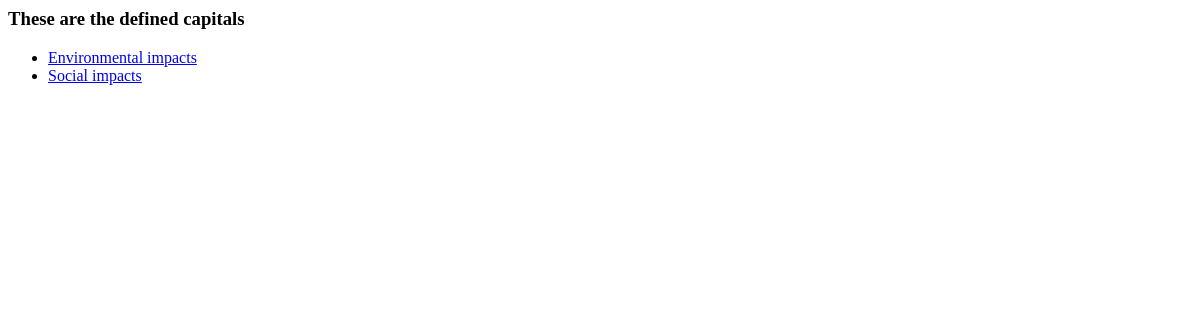
The page /co2/ on the database as committed earlier.
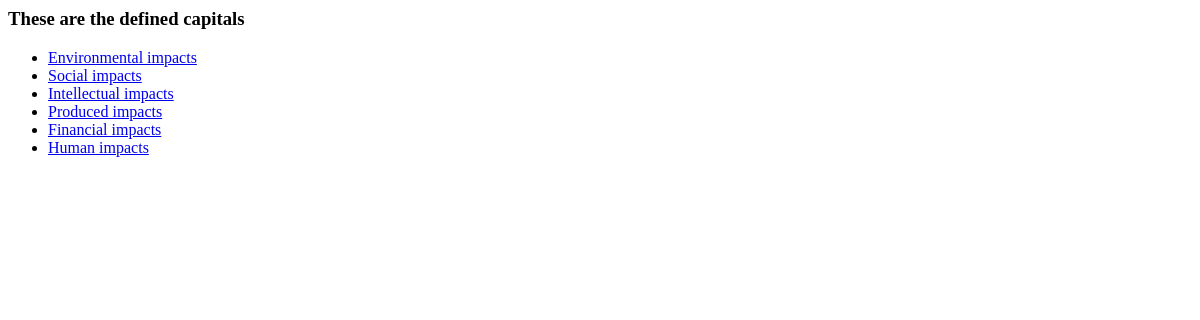
The same page on the database as committed later.
### co2/models.py (models this page shows, shortened)
class Capital(models.Model):
    color = models.CharField(max_length=100)
    capital_title = models.CharField(max_length=200)

### co2/views.py (the view)
def index(request):
    all_capitals = Capital.objects.all()
    return render(request, 'co2/index.html', {'all_capitals': all_capitals})

### co2/templates/co2/index.html
{% if all_capitals %}
    <h3>These are the defined capitals</h3>
    <ul>
        {% for capital in all_capitals %}
        <li><a href="/co2/{{ capital.id }}">{{ capital.capital_title }}</a> </li>
        {% endfor %}
    </ul>
{% else %}
    <h3>There are no capitals defined</h3>
{% endif %}

Rows that differ between the two databases and show on the page:
added Capital: capital_title "Intellectual impacts"
added Capital: capital_title "Produced impacts"
added Capital: capital_title "Financial impacts"
added Capital: capital_title "Human impacts"
